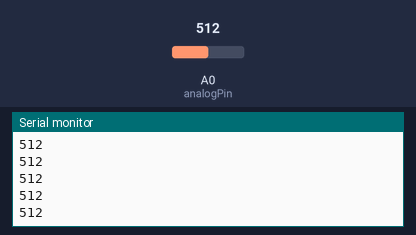
Bench run of a sketch on a simulated Arduino Uno, built with avr-gcc and run on an emulated ATmega328P. Shown: the last lines printed to the serial monitor. The inputs (shaded band) are chosen by the test bench; at power-on: A0 (analogPin) = 512.

Above: at 1.2 s.
1.3 s: A0 (analogPin) set to 716
At 1.56 s:
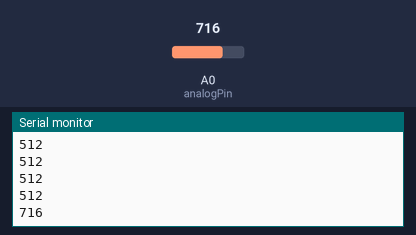
2.8 s: A0 (analogPin) set to 900
At 2.96 s:
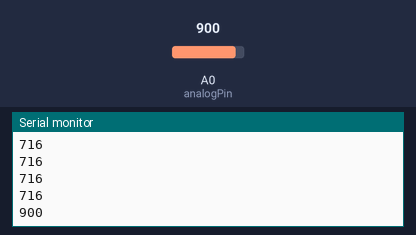
Timing chart, 0 to 5.8 s (numbered marks = the images above; inputs shaded):
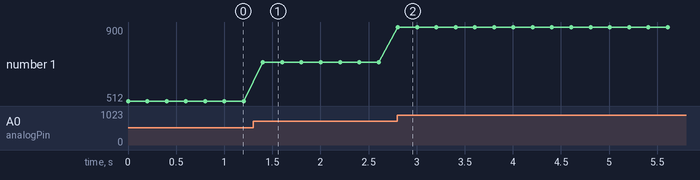

Measured:
- after the input at 1.3 s, the serial monitor: prints a new line after 0.10 s (image 1)
- after the input at 2.8 s, the serial monitor: prints a new line at once (image 2)
- plotted number 1: 512 → 716 after the input at 1.3 s, 716 → 900 after the input at 2.8 s

The sketch:

Tanque_Serial.ino
```cpp
const int analogPin = A0;
int sensorValue = 0;
int outputValue = 0;

int dato = 0;

void setup() {
  Serial.begin(9600);
}

void loop() {
  sensorValue = analogRead(analogPin);
  Serial.println(sensorValue);
  dato = sensorValue;

  delay(200);
}
```
